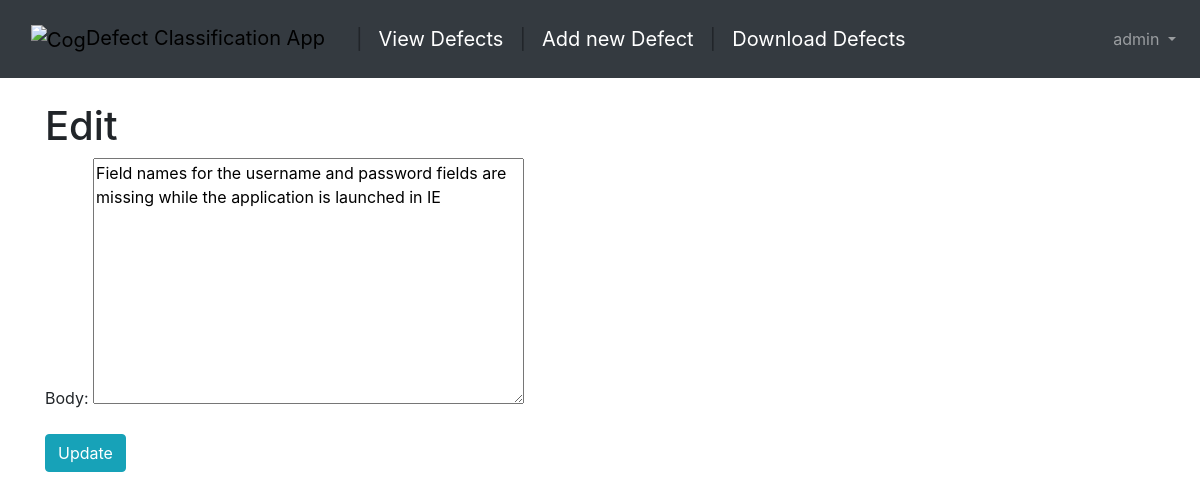
Page /articles/1869/edit/ (signed in) on the committed database.
### users/models.py (models this page shows)
class CustomUser(AbstractUser):
    age = models.PositiveIntegerField(default=0)

### articles/models.py (models this page shows, shortened)
class Article(models.Model):
    body = models.TextField()
    source = models.CharField(default='Entry', max_length=20)
    date = models.DateTimeField(auto_now_add=True)
    classification = models.CharField(default = 'Not Classified', max_length = 20)
    classes = (
        ('compliance', 'COMPLIANCE'),
        ('functional', 'FUNCTIONAL'),
        ('performance', 'PERFORMANCE'),
        ('reliability and scalability issues', 'RELIABILITY AND SCALABILITY ISSUES'),
        ('security', 'SECURITY'),
        ('usability', 'USABILITY'),
        )
    reclassification = models.CharField(default = 'Not Reclassified Yet', max_length = 50, choices = classes)

### articles/views.py (the view)
# urls.py: path('<int:pk>/edit/', views.ArticleUpdateView.as_view(), name='article_edit'), # new
class ArticleUpdateView(UpdateView):
    model = models.Article
    fields = ['body']
    template_name = 'article_edit.html'

### templates/article_edit.html (shortened to what this page needs)
{% extends 'base.html' %}
{% block content %}
{% if user.is_authenticated %}
<h1>Edit</h1>
<form action="" method="post">{% csrf_token %}
{{ form.as_p }}
<button class="btn btn-info" type="submit">Update</button>
</form>
{% endif %}
{% endblock %}

### templates/base.html (shortened to what this page needs)
{% load static %}
<!doctype html>
<html lang="en">
  <head>
    <link rel="stylesheet" href="https://stackpath.bootstrapcdn.com/bootstrap/4.1.3/css/bootstrap.min.css">
    <link rel="stylesheet" >
  </head>
  <body>
    <nav class="navbar navbar-expand-md navbar-dark bg-dark mb-4">
      <a class="navbar-brand boxed" style="color:black" href="{% url 'home' %}">
        <img src='https://cdn0.iconfinder.com/data/icons/small-n-flat/24/678122-cogs-512.png'
        alt="Cog" height='26px', width="26px")>Defect Classification App</a>
      {% if user.is_authenticated %}
      <a class="navbar-brand">|</a>
      <a class="navbar-brand" href="/articles/table">View Defects</a>
      <a class="navbar-brand">|</a>
      <a class="navbar-brand" href="/articles\new">Add new Defect</a>
      <a class="navbar-brand">|</a>
      <a class="navbar-brand" href="/articles\download">Download Defects</a>
      {% endif %}
      <div class="collapse navbar-collapse" id="navbarCollapse">
        {% if user.is_authenticated %}
          <ul class="navbar-nav ml-auto">
            <li class="nav-item">
              <a class="nav-link dropdown-toggle" href="#" id="userMenu"\
              data-toggle="dropdown" aria-haspopup="true" aria-expanded\
              ="false">
                {{ user.username }}
              </a>
            </li>
          </ul>
        {% endif %}
      </div>
    </nav>
    <div class="container">
      {% block content %}
      {% endblock content %}
    </div>
  </body>
</html>

### templates/base.html (style rules this page uses)
body { background: url('https://images.pexels.com/photos/1092364/pexels-photo-1092364.jpeg?auto=compress&cs=tinysrgb&dpr=2&h=650&w=940'); background-repeat: no-repeat; background-size: auto; background-attachment: fixed; }
.boxed { border-radius: 10px; background: url('https://images.pexels.com/photos/1092364/pexels-photo-1092364.jpeg?auto=compress&cs=tinysrgb&dpr=2&h=650&w=940'); background-position: left top; background-repeat: repeat; padding: 15px; }

### rows in the picture
CustomUser: username "admin"
Article: body "Field names for the username and password fields are missing while the application is launched in IE"
